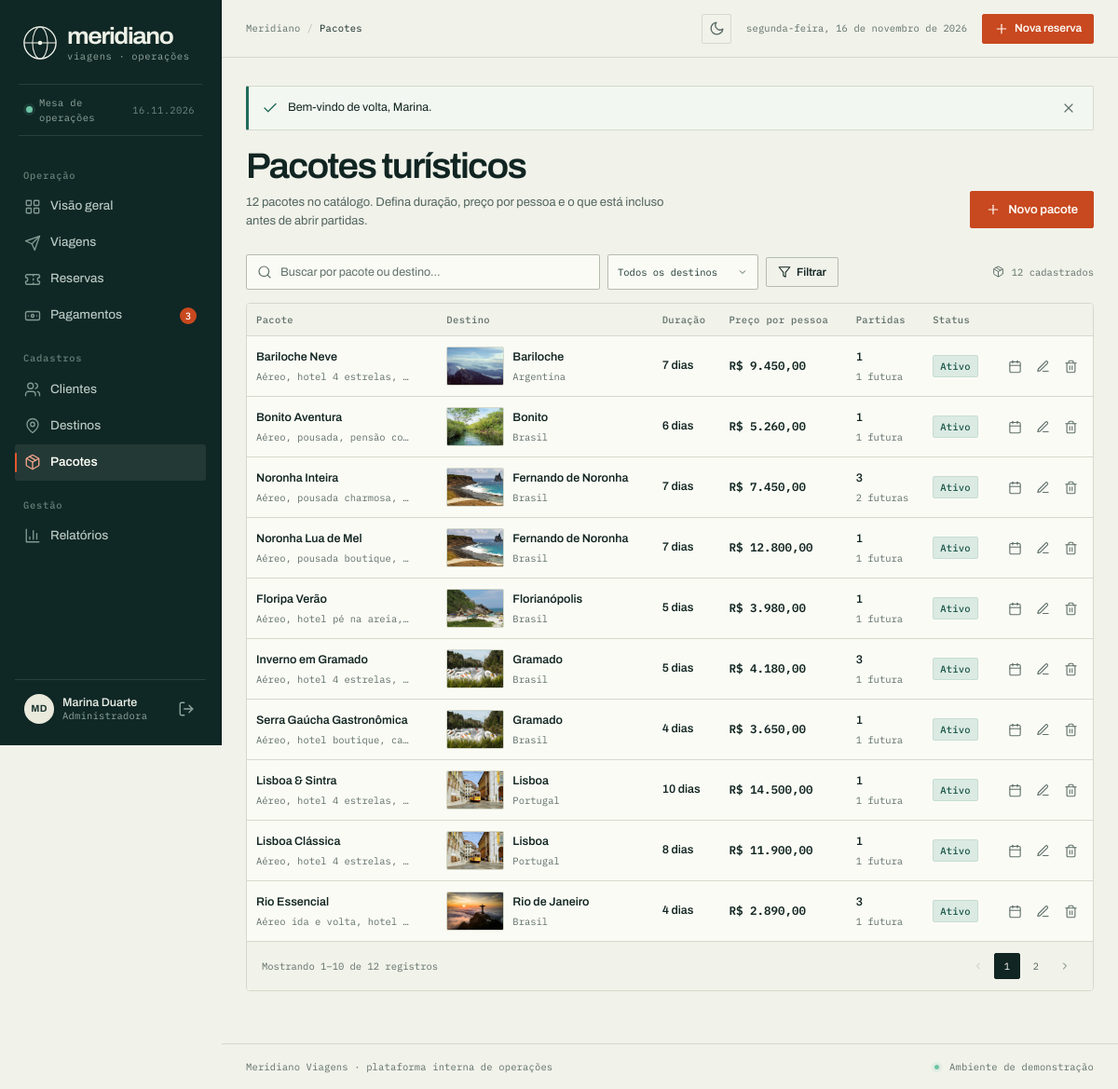
/index.php?r=pacotes (signed in), run on the app's committed database.
### tables this page shows
CREATE TABLE pacotes (
  id             INT UNSIGNED AUTO_INCREMENT PRIMARY KEY,
  destino_id     INT UNSIGNED NOT NULL,
  titulo         VARCHAR(160) NOT NULL,
  descricao      TEXT NULL,
  duracao_dias   TINYINT UNSIGNED NOT NULL,
  preco          DECIMAL(10,2) NOT NULL,
  inclusos       TEXT NULL,
  ativo          TINYINT(1) NOT NULL DEFAULT 1,
  criado_em      TIMESTAMP NOT NULL DEFAULT CURRENT_TIMESTAMP,
  CONSTRAINT fk_pacotes_destino FOREIGN KEY (destino_id)
    REFERENCES destinos (id) ON UPDATE CASCADE ON DELETE RESTRICT,
  INDEX idx_pacotes_destino (destino_id)
);

CREATE TABLE destinos (
  id             INT UNSIGNED AUTO_INCREMENT PRIMARY KEY,
  nome           VARCHAR(120) NOT NULL UNIQUE,
  pais           VARCHAR(80) NOT NULL DEFAULT 'Brasil',
  regiao         VARCHAR(80) NULL,
  descricao      TEXT NULL,
  imagem         VARCHAR(255) NULL,
  melhor_epoca   VARCHAR(100) NULL,
  ativo          TINYINT(1) NOT NULL DEFAULT 1,
  criado_em      TIMESTAMP NOT NULL DEFAULT CURRENT_TIMESTAMP
);

### app/helpers.php (called while the page is built, shortened)
<?php
function e(mixed $value): string
{
    return htmlspecialchars((string) $value, ENT_QUOTES | ENT_SUBSTITUTE, 'UTF-8');
}
function base_url(): string
{
    $script = str_replace('\\', '/', $_SERVER['SCRIPT_NAME'] ?? '/index.php');
    $base = rtrim(dirname($script), '/.');
    return $base === '/' ? '' : $base;
}
function url(string $rota = 'dashboard', array $params = []): string
{
    $params = array_merge(['r' => $rota], $params);
    return base_url() . '/index.php?' . http_build_query($params);
}
function asset(string $path): string
{
    return base_url() . '/' . ltrim($path, '/');
}
function query(string $campo, mixed $default = ''): mixed
{
    $valor = $_GET[$campo] ?? $default;
    return is_string($valor) ? trim($valor) : $valor;
}
function pagina_atual(): int
{
    return max(1, (int) ($_GET['pagina'] ?? 1));
}
function render(string $view, array $dados = [], string $layout = 'layout'): void
{
    $arquivo = VIEWS_PATH . '/' . $view . '.php';
    extract($dados, EXTR_SKIP);
    include $arquivo;
}
function money(float|int|string|null $valor): string
{
    $numero = (float) ($valor ?? 0);
    $formatado = number_format(abs($numero), 2, ',', '.');
    return ($numero < 0 ? '−' : '') . 'R$ ' . $formatado;
}
function resumir(?string $texto, int $limite = 90): string
{
    $texto = trim((string) $texto);
    return rtrim(mb_substr($texto, 0, $limite - 1)) . '…';
}
function paginar(int $total, int $porPagina = 10): array
{
    $paginas = max(1, (int) ceil($total / $porPagina));
    $pagina = min(max(1, pagina_atual()), $paginas);
    return [
        'total'      => $total,
        'por_pagina' => $porPagina,
        'pagina'     => $pagina,
        'paginas'    => $paginas,
        'offset'     => ($pagina - 1) * $porPagina,
        'inicio'     => $total === 0 ? 0 : (($pagina - 1) * $porPagina) + 1,
        'fim'        => min($pagina * $porPagina, $total),
    ];
}

### index.php (called while the page is built, shortened)
<?php
$rota = isset($_GET['r']) && is_string($_GET['r']) ? $_GET['r'] : 'dashboard';
$rotas = [
    'login'      => __DIR__ . '/controllers/auth.php',
    'logout'     => __DIR__ . '/controllers/auth.php',
    'dashboard'  => __DIR__ . '/controllers/dashboard.php',
    'clientes'   => __DIR__ . '/controllers/clientes.php',
    'destinos'   => __DIR__ . '/controllers/destinos.php',
    'pacotes'    => __DIR__ . '/controllers/pacotes.php',
    'viagens'    => __DIR__ . '/controllers/viagens.php',
    'reservas'   => __DIR__ . '/controllers/reservas.php',
    'pagamentos' => __DIR__ . '/controllers/pagamentos.php',
    'relatorios' => __DIR__ . '/controllers/relatorios.php',
    'perfil'     => __DIR__ . '/controllers/perfil.php',
];
require $rotas[$rota];

### app/db.php (called while the page is built, shortened)
<?php
function db(): PDO
{
    static $pdo = null;
    if ($pdo instanceof PDO) {
        return $pdo;
    }
    $config = $GLOBALS['config']['db'];
    $dsn = sprintf(
        'mysql:host=%s;dbname=%s;charset=%s',
        $config['host'],
        $config['name'],
        $config['charset']
    );
    try {
        $pdo = new PDO($dsn, $config['user'], $config['pass'], [
            PDO::ATTR_ERRMODE            => PDO::ERRMODE_EXCEPTION,
            PDO::ATTR_DEFAULT_FETCH_MODE => PDO::FETCH_ASSOC,
            PDO::ATTR_EMULATE_PREPARES   => false,
        ]);
    } catch (PDOException $exception) {
        error_log('Falha na conexão com o banco: ' . $exception->getMessage());
        http_response_code(500);
        $detalhe = !empty($GLOBALS['config']['debug'])
            ? $exception->getMessage()
            : null;
        include VIEWS_PATH . '/erros/banco.php';
        exit;
    }
    return $pdo;
}
function db_all(string $sql, array $params = []): array
{
    $stmt = db()->prepare($sql);
    $stmt->execute($params);
    return $stmt->fetchAll();
}
function db_value(string $sql, array $params = [], mixed $default = null): mixed
{
    $stmt = db()->prepare($sql);
    $stmt->execute($params);
    $value = $stmt->fetchColumn();
    return $value === false ? $default : $value;
}

### views/pacotes/index.php (the view, shortened to what this page needs)
<div class="page-head">
    <div class="page-head__copy">
        <h1>Pacotes turísticos</h1>
        <p class="page-head__sub"><?= (int) $total ?> pacote<?= $total === 1 ? '' : 's' ?> no catálogo. Defina duração, preço por pessoa e o que está incluso antes de abrir partidas.</p>
    </div>
    <div class="page-head__actions">
        <a class="button button--primary" href="<?= url('pacotes', ['acao' => 'novo']) ?>"><?= icon('plus', 'icon', 16) ?> Novo pacote</a>
    </div>
</div>
<form class="toolbar" method="get" action="<?= url('pacotes') ?>" role="search">
    <div class="toolbar__search">
        <input type="search" id="busca-pacotes" name="busca" value="<?= e($busca) ?>"
               placeholder="Buscar por pacote ou destino…" autocomplete="off">
    </div>
    <div class="toolbar__filters">
        <select id="filtro-destino" name="destino_id">
            <option value="">Todos os destinos</option>
        </select>
        <button class="button button--secondary button--small" type="submit"><?= icon('filter', 'icon', 14) ?> Filtrar</button>
    </div>
    <span class="list-meta" style="margin: 0;"><?= icon('package', 'icon', 13) ?> <?= (int) $total ?> cadastrados</span>
</form>
<section class="panel panel--flush">
    <?php if ($pacotes): ?>
        <div class="table-wrap">
            <table class="data-table">
                <thead>
                    <tr>
                        <th scope="col">Pacote</th>
                        <th scope="col">Destino</th>
                        <th scope="col">Duração</th>
                        <th scope="col">Preço por pessoa</th>
                        <th scope="col">Partidas</th>
                        <th scope="col">Status</th>
                        <th scope="col"><span class="sr-only">Ações</span></th>
                    </tr>
                </thead>
                <tbody>
                    <?php foreach ($pacotes as $pacote): ?>
                        <tr>
                            <td>
                                <a class="cell-main" href="<?= url('pacotes', ['acao' => 'editar', 'id' => $pacote['id']]) ?>"><?= e($pacote['titulo']) ?></a>
                                <div class="cell-sub cell-sub--clip" title="<?= e($pacote['inclusos'] ?: 'Sem itens inclusos descritos') ?>"><?= e(resumir($pacote['inclusos'], 64) ?: 'Sem itens inclusos descritos') ?></div>
                            </td>
                            <td>
                                <div class="person-cell">
                                    <?php if ($pacote['destino_imagem']): ?>
                                        <img class="thumb" src="<?= e(asset($pacote['destino_imagem'])) ?>" alt="" width="62" height="42" loading="lazy">
                                    <?php endif; ?>
                                    <div class="person-cell__copy">
                                        <span class="cell-main"><?= e($pacote['destino_nome']) ?></span>
                                        <div class="cell-sub"><?= e($pacote['destino_pais']) ?></div>
                                    </div>
                                </div>
                            </td>
                            <td class="cell-strong"><?= (int) $pacote['duracao_dias'] ?> dias</td>
                            <td class="cell-strong mono"><?= e(money($pacote['preco'])) ?></td>
                            <td>
                                <span class="cell-strong"><?= (int) $pacote['total_viagens'] ?></span>
                                <div class="cell-sub"><?= (int) $pacote['viagens_futuras'] ?> futura<?= (int) $pacote['viagens_futuras'] === 1 ? '' : 's' ?></div>
                            </td>
                            <td>
                                <span class="badge badge--<?= (int) $pacote['ativo'] === 1 ? 'success' : 'neutral' ?>"><?= (int) $pacote['ativo'] === 1 ? 'Ativo' : 'Inativo' ?></span>
                            </td>
                            <td class="cell-actions">
                                <div class="cell-actions__group">
                                    <a class="action-link" href="<?= url('viagens', ['pacote_id' => $pacote['id']]) ?>" aria-label="Ver partidas de <?= e($pacote['titulo']) ?>" title="Ver partidas">
                                        <?= icon('calendar', 'icon', 15) ?>
                                    </a>
                                    <a class="action-link" href="<?= url('pacotes', ['acao' => 'editar', 'id' => $pacote['id']]) ?>" aria-label="Editar <?= e($pacote['titulo']) ?>" title="Editar">
                                        <?= icon('edit', 'icon', 15) ?>
                                    </a>
                                    <form class="action-form" method="post" action="<?= url('pacotes', ['acao' => 'excluir', 'id' => $pacote['id']]) ?>"
                                          data-confirm="Excluir o pacote <?= e($pacote['titulo']) ?>? Pacotes com partidas vinculadas não podem ser removidos."
                                          data-confirm-label="Excluir pacote">
                                        <button class="action-link action-link--danger" type="submit" aria-label="Excluir <?= e($pacote['titulo']) ?>" title="Excluir">
                                            <?= icon('trash', 'icon', 15) ?>
                                        </button>
                                    </form>
                                </div>
                            </td>
                        </tr>
                    <?php endforeach; ?>
                </tbody>
            </table>
        </div>
        <?php include VIEWS_PATH . '/partials/pagination.php'; ?>
    <?php endif; ?>
</section>

### app/icons.php (shortened to what this page needs)
<?php
function icon(string $nome, string $classe = 'icon', int $tamanho = 20): string
{
    $path = $icones[$nome] ?? $icones['info'];
    return '<svg class="' . e($classe) . '" width="' . $tamanho . '" height="' . $tamanho
        . '" viewBox="0 0 24 24" fill="none" stroke="currentColor" stroke-width="1.8"'
        . ' stroke-linecap="round" stroke-linejoin="round" aria-hidden="true">' . $path . '</svg>';
}

### data on the page
pacotes: titulo "Bariloche Neve", inclusos "Aéreo, hotel 4 estrelas,…", destino.imagem (picture), destino.nome "Bariloche", destino.pais "Argentina", duracao_dias "7", preco "R$ 9.450,00", total_viagens "1", viagens_futuras "1", ativo "Ativo", $tamanho 15 (drawn)
pacotes: titulo "Bonito Aventura", inclusos "Aéreo, pousada, pensão co…", destino.imagem (picture), destino.nome "Bonito", destino.pais "Brasil", duracao_dias "6", preco "R$ 5.260,00", total_viagens "1", viagens_futuras "1", ativo "Ativo", $tamanho 15 (drawn)
pacotes: titulo "Noronha Inteira", inclusos "Aéreo, pousada charmosa,…", destino.imagem (picture), destino.nome "Fernando de Noronha", destino.pais "Brasil", duracao_dias "7", preco "R$ 7.450,00", total_viagens "3", viagens_futuras "2", ativo "Ativo", $tamanho 15 (drawn)
pacotes: titulo "Noronha Lua de Mel", inclusos "Aéreo, pousada boutique,…", destino.imagem (picture), destino.nome "Fernando de Noronha", destino.pais "Brasil", duracao_dias "7", preco "R$ 12.800,00", total_viagens "1", viagens_futuras "1", ativo "Ativo", $tamanho 15 (drawn)
pacotes: titulo "Floripa Verão", inclusos "Aéreo, hotel pé na areia,…", destino.imagem (picture), destino.nome "Florianópolis", destino.pais "Brasil", duracao_dias "5", preco "R$ 3.980,00", total_viagens "1", viagens_futuras "1", ativo "Ativo", $tamanho 15 (drawn)
pacotes: titulo "Inverno em Gramado", inclusos "Aéreo, hotel 4 estrelas,…", destino.imagem (picture), destino.nome "Gramado", destino.pais "Brasil", duracao_dias "5", preco "R$ 4.180,00", total_viagens "3", viagens_futuras "1", ativo "Ativo", $tamanho 15 (drawn)
pacotes: titulo "Serra Gaúcha Gastronômica", inclusos "Aéreo, hotel boutique, ca…", destino.imagem (picture), destino.nome "Gramado", destino.pais "Brasil", duracao_dias "4", preco "R$ 3.650,00", total_viagens "1", viagens_futuras "1", ativo "Ativo", $tamanho 15 (drawn)
pacotes: titulo "Lisboa & Sintra", inclusos "Aéreo, hotel 4 estrelas,…", destino.imagem (picture), destino.nome "Lisboa", destino.pais "Portugal", duracao_dias "10", preco "R$ 14.500,00", total_viagens "1", viagens_futuras "1", ativo "Ativo", $tamanho 15 (drawn)
pacotes: titulo "Lisboa Clássica", inclusos "Aéreo, hotel 4 estrelas,…", destino.imagem (picture), destino.nome "Lisboa", destino.pais "Portugal", duracao_dias "8", preco "R$ 11.900,00", total_viagens "1", viagens_futuras "1", ativo "Ativo", $tamanho 15 (drawn)
pacotes: titulo "Rio Essencial", inclusos "Aéreo ida e volta, hotel…", destino.imagem (picture), destino.nome "Rio de Janeiro", destino.pais "Brasil", duracao_dias "4", preco "R$ 2.890,00", total_viagens "3", viagens_futuras "1", ativo "Ativo", $tamanho 15 (drawn)

### other printed values
$item['label'] "Visão geral"
$item['label'] "Viagens"
$item['label'] "Reservas"
$item['label'] "Pagamentos"
$item['badge'] "3"
$item['label'] "Clientes"
$item['label'] "Destinos"
$item['label'] "Pacotes"
$item['label'] "Relatórios"
iniciais($usuario['nome'] ?? '') "MD"
$usuario['nome'] "Marina Duarte"
$secaoAtual "Pacotes"
data_extenso() "segunda-feira, 16 de novembro de 2026"
$mensagem['mensagem'] "Bem-vindo de volta, Marina."
$total "12"
